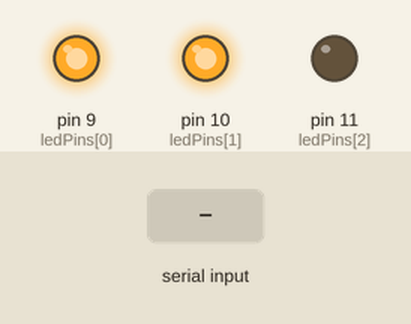
Recording of a sketch running on a simulated Arduino Uno, built with avr-gcc and run on an emulated ATmega328P. Shown: output pins drawn as LEDs (lit = HIGH). The test bench sets the inputs (shaded band). Random numbers use the default seed unless the sketch sets one; what the sketch prints to the serial monitor is not drawn.

Above: at 1.2 s.
1.3 s: "start\n" received over Serial
At 1.7 s:
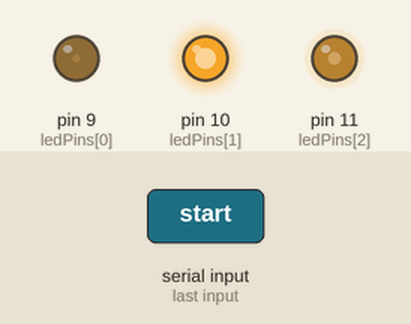
At 2.05 s:
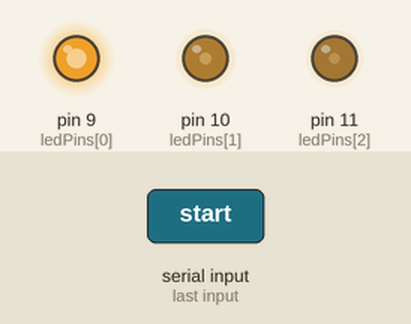
4.3 s: "stop\n" received over Serial
5.8 s: "start\n" received over Serial
At 6.2 s:
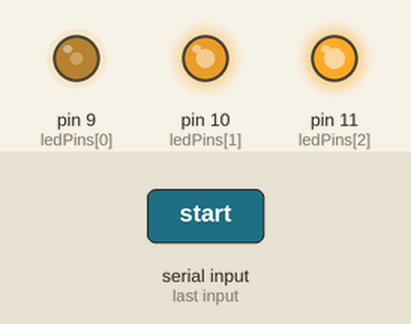
Timing chart, 0 to 27.3 s (numbered marks = the images above; inputs shaded):
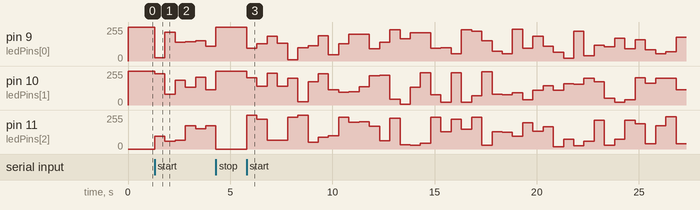

The sketch:

Random_Color_Light.ino
```cpp
/*
	Project 5.1 Random Color Light

	Control an RGB LED (Common anode) to switch different colors automatically.
*/

// Define red, green, blue led pins
int ledPins[] = {9, 10, 11};
int red, green, blue;

String command; // Declare variable

void setup() {
	// Setup the pwm channels, 1KHz, 8bit
	for (int i = 0; i < 3; i++) {
		pinMode(ledPins[i], OUTPUT);
		analogWrite(ledPins[i], 256);
	}

	Serial.begin(9600); // Initialize serial communication
}

void loop() {
	int time_period = 500; // Declare variable

	detect_trigger_word();

	while (command == "start") {
		red = random(0, 255);
		green = random(0, 255);
		blue = random(0, 255);

		setColor(red, green, blue);
		Serial.print("on," + String(red) + "," + String(green) + "," + String(blue)); // Write data to the serial port
		custom_delay(time_period); // Wait for a time and return string variable
	}
}

void setColor(byte r, byte g, byte b) {
	// Common anode LED, low level to turn on the led.
	analogWrite(ledPins[0], 255 - r);
	analogWrite(ledPins[1], 255 - g);
	analogWrite(ledPins[2], 255 - b);
}

// Function for custom time delay
void custom_delay(int time_period) {
	unsigned long time_now = millis(); // Return the number of milliseconds passed since the Arduino board began running the current program

	while (millis() < time_now + time_period) {
		detect_trigger_word();

		if (command == "stop") {
			for (int i = 0; i < 3; i++) analogWrite(ledPins[i], 256);

			Serial.write("off"); // Write binary data to the serial port

			break;
		}
	}
}

void detect_trigger_word() {
	String aux;

	if (Serial.available() > 0) { // Serial.available() -> Get the number of bytes (characters) available for reading from the serial port
		aux = Serial.readStringUntil('\n'); // Read incoming serial data

		if (aux == "start" || aux == "stop") {command = aux;}
	}
}
```

Measured:
- after the input at 1.3 s, pin 9 (ledPins[0]): 255/255 → 23/255 at once, → 217/255 0.50 s later, → 141/255 0.50 s later, → 146/255 0.50 s later, … (6 changes in this stretch); pin 10 (ledPins[1]): 255/255 → 236/255 at once, → 80/255 0.50 s later, → 187/255 0.50 s later, → 135/255 0.50 s later, … (6 changes in this stretch)
- after the input at 5.8 s, pin 9 (ledPins[0]): 255/255 → 95/255 at once, → 131/255 0.50 s later, → 185/255 0.50 s later, → 132/255 0.50 s later, … (43 changes in this stretch); pin 10 (ledPins[1]): 255/255 → 203/255 at once, → 141/255 0.50 s later, → 237/255 0.50 s later, → 139/255 0.50 s later, … (43 changes in this stretch)
